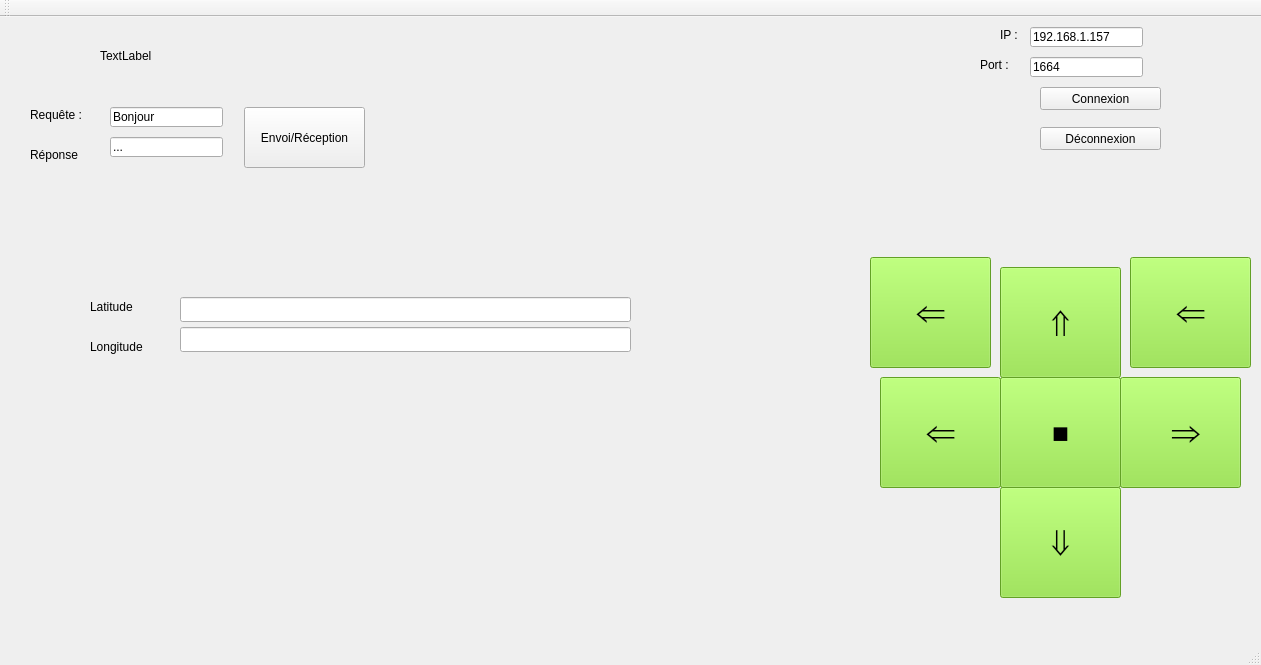
<?xml version="1.0" encoding="UTF-8"?>
<ui version="4.0">
 <class>MainWindow</class>
 <widget class="QMainWindow" name="MainWindow">
  <property name="geometry">
   <rect>
    <x>0</x>
    <y>0</y>
    <width>1261</width>
    <height>665</height>
   </rect>
  </property>
  <property name="windowTitle">
   <string>Client TCP v0.1</string>
  </property>
  <property name="styleSheet">
   <string notr="true"/>
  </property>
  <widget class="QWidget" name="centralWidget">
   <widget class="QLabel" name="label_1">
    <property name="geometry">
     <rect>
      <x>1000</x>
      <y>10</y>
      <width>31</width>
      <height>16</height>
     </rect>
    </property>
    <property name="text">
     <string>IP :</string>
    </property>
   </widget>
   <widget class="QLabel" name="label_2">
    <property name="geometry">
     <rect>
      <x>980</x>
      <y>40</y>
      <width>41</width>
      <height>16</height>
     </rect>
    </property>
    <property name="text">
     <string>Port :</string>
    </property>
   </widget>
   <widget class="QLabel" name="label_3">
    <property name="geometry">
     <rect>
      <x>30</x>
      <y>90</y>
      <width>71</width>
      <height>16</height>
     </rect>
    </property>
    <property name="text">
     <string>Requête :</string>
    </property>
   </widget>
   <widget class="QLineEdit" name="lineEdit_ip">
    <property name="geometry">
     <rect>
      <x>1030</x>
      <y>10</y>
      <width>113</width>
      <height>20</height>
     </rect>
    </property>
    <property name="text">
     <string>192.168.1.157</string>
    </property>
   </widget>
   <widget class="QLineEdit" name="lineEdit_port">
    <property name="geometry">
     <rect>
      <x>1030</x>
      <y>40</y>
      <width>113</width>
      <height>20</height>
     </rect>
    </property>
    <property name="text">
     <string>1664</string>
    </property>
   </widget>
   <widget class="QLineEdit" name="lineEdit_requete">
    <property name="geometry">
     <rect>
      <x>110</x>
      <y>90</y>
      <width>113</width>
      <height>20</height>
     </rect>
    </property>
    <property name="text">
     <string>Bonjour</string>
    </property>
   </widget>
   <widget class="QLabel" name="label_4">
    <property name="geometry">
     <rect>
      <x>30</x>
      <y>130</y>
      <width>51</width>
      <height>16</height>
     </rect>
    </property>
    <property name="text">
     <string>Réponse :</string>
    </property>
   </widget>
   <widget class="QLineEdit" name="lineEdit_reponse">
    <property name="geometry">
     <rect>
      <x>110</x>
      <y>120</y>
      <width>113</width>
      <height>20</height>
     </rect>
    </property>
    <property name="text">
     <string>...</string>
    </property>
   </widget>
   <widget class="QPushButton" name="connexionButton">
    <property name="geometry">
     <rect>
      <x>1040</x>
      <y>70</y>
      <width>121</width>
      <height>23</height>
     </rect>
    </property>
    <property name="text">
     <string>Connexion</string>
    </property>
   </widget>
   <widget class="QPushButton" name="deconnexionButton">
    <property name="geometry">
     <rect>
      <x>1040</x>
      <y>110</y>
      <width>121</width>
      <height>23</height>
     </rect>
    </property>
    <property name="text">
     <string>Déconnexion</string>
    </property>
   </widget>
   <widget class="QPushButton" name="envoiButton">
    <property name="geometry">
     <rect>
      <x>244</x>
      <y>90</y>
      <width>121</width>
      <height>61</height>
     </rect>
    </property>
    <property name="text">
     <string>Envoi/Réception</string>
    </property>
   </widget>
   <widget class="QPushButton" name="Avancer">
    <property name="geometry">
     <rect>
      <x>1000</x>
      <y>250</y>
      <width>121</width>
      <height>111</height>
     </rect>
    </property>
    <property name="font">
     <font>
      <pointsize>30</pointsize>
      <weight>50</weight>
      <italic>false</italic>
      <bold>false</bold>
     </font>
    </property>
    <property name="cursor">
     <cursorShape>OpenHandCursor</cursorShape>
    </property>
    <property name="styleSheet">
     <string notr="true">background-color: rgb(138, 226, 52);</string>
    </property>
    <property name="text">
     <string>⇑</string>
    </property>
    <property name="iconSize">
     <size>
      <width>16</width>
      <height>16</height>
     </size>
    </property>
    <property name="shortcut">
     <string>Z</string>
    </property>
   </widget>
   <widget class="QPushButton" name="Reculer">
    <property name="geometry">
     <rect>
      <x>1000</x>
      <y>470</y>
      <width>121</width>
      <height>111</height>
     </rect>
    </property>
    <property name="font">
     <font>
      <pointsize>30</pointsize>
     </font>
    </property>
    <property name="cursor">
     <cursorShape>OpenHandCursor</cursorShape>
    </property>
    <property name="styleSheet">
     <string notr="true">background-color: rgb(138, 226, 52);</string>
    </property>
    <property name="text">
     <string>⇓</string>
    </property>
    <property name="shortcut">
     <string>S</string>
    </property>
   </widget>
   <widget class="QPushButton" name="Gauche">
    <property name="geometry">
     <rect>
      <x>880</x>
      <y>360</y>
      <width>121</width>
      <height>111</height>
     </rect>
    </property>
    <property name="font">
     <font>
      <pointsize>30</pointsize>
     </font>
    </property>
    <property name="cursor">
     <cursorShape>OpenHandCursor</cursorShape>
    </property>
    <property name="styleSheet">
     <string notr="true">background-color: rgb(138, 226, 52);</string>
    </property>
    <property name="text">
     <string>⇐</string>
    </property>
    <property name="shortcut">
     <string>Q</string>
    </property>
   </widget>
   <widget class="QPushButton" name="Droite">
    <property name="geometry">
     <rect>
      <x>1120</x>
      <y>360</y>
      <width>121</width>
      <height>111</height>
     </rect>
    </property>
    <property name="font">
     <font>
      <pointsize>30</pointsize>
     </font>
    </property>
    <property name="cursor">
     <cursorShape>OpenHandCursor</cursorShape>
    </property>
    <property name="styleSheet">
     <string notr="true">background-color: rgb(138, 226, 52);</string>
    </property>
    <property name="text">
     <string> ⇒</string>
    </property>
    <property name="shortcut">
     <string>D</string>
    </property>
   </widget>
   <widget class="QPushButton" name="Stop">
    <property name="geometry">
     <rect>
      <x>1000</x>
      <y>360</y>
      <width>121</width>
      <height>111</height>
     </rect>
    </property>
    <property name="font">
     <font>
      <pointsize>25</pointsize>
     </font>
    </property>
    <property name="cursor">
     <cursorShape>OpenHandCursor</cursorShape>
    </property>
    <property name="styleSheet">
     <string notr="true">background-color: rgb(138, 226, 52);</string>
    </property>
    <property name="text">
     <string> ⏹ </string>
    </property>
    <property name="shortcut">
     <string>T</string>
    </property>
   </widget>
   <widget class="QLabel" name="label">
    <property name="geometry">
     <rect>
      <x>100</x>
      <y>30</y>
      <width>67</width>
      <height>17</height>
     </rect>
    </property>
    <property name="text">
     <string>TextLabel</string>
    </property>
   </widget>
   <widget class="QLineEdit" name="Latitude">
    <property name="geometry">
     <rect>
      <x>180</x>
      <y>280</y>
      <width>451</width>
      <height>25</height>
     </rect>
    </property>
   </widget>
   <widget class="QLineEdit" name="Longitude">
    <property name="geometry">
     <rect>
      <x>180</x>
      <y>310</y>
      <width>451</width>
      <height>25</height>
     </rect>
    </property>
   </widget>
   <widget class="QLabel" name="label_5">
    <property name="geometry">
     <rect>
      <x>90</x>
      <y>280</y>
      <width>71</width>
      <height>20</height>
     </rect>
    </property>
    <property name="text">
     <string>Latitude</string>
    </property>
   </widget>
   <widget class="QLabel" name="label_6">
    <property name="geometry">
     <rect>
      <x>90</x>
      <y>320</y>
      <width>81</width>
      <height>20</height>
     </rect>
    </property>
    <property name="text">
     <string>Longitude</string>
    </property>
   </widget>
   <widget class="QPushButton" name="Lever">
    <property name="geometry">
     <rect>
      <x>1130</x>
      <y>240</y>
      <width>121</width>
      <height>111</height>
     </rect>
    </property>
    <property name="font">
     <font>
      <pointsize>30</pointsize>
     </font>
    </property>
    <property name="cursor">
     <cursorShape>OpenHandCursor</cursorShape>
    </property>
    <property name="styleSheet">
     <string notr="true">background-color: rgb(138, 226, 52);</string>
    </property>
    <property name="text">
     <string>⇐</string>
    </property>
    <property name="shortcut">
     <string>E</string>
    </property>
   </widget>
   <widget class="QPushButton" name="Descendre">
    <property name="geometry">
     <rect>
      <x>870</x>
      <y>240</y>
      <width>121</width>
      <height>111</height>
     </rect>
    </property>
    <property name="font">
     <font>
      <pointsize>30</pointsize>
     </font>
    </property>
    <property name="cursor">
     <cursorShape>OpenHandCursor</cursorShape>
    </property>
    <property name="styleSheet">
     <string notr="true">background-color: rgb(138, 226, 52);</string>
    </property>
    <property name="text">
     <string>⇐</string>
    </property>
    <property name="shortcut">
     <string>A</string>
    </property>
   </widget>
  </widget>
  <widget class="QMenuBar" name="menuBar">
   <property name="geometry">
    <rect>
     <x>0</x>
     <y>0</y>
     <width>1261</width>
     <height>22</height>
    </rect>
   </property>
  </widget>
  <widget class="QToolBar" name="mainToolBar">
   <attribute name="toolBarArea">
    <enum>TopToolBarArea</enum>
   </attribute>
   <attribute name="toolBarBreak">
    <bool>false</bool>
   </attribute>
  </widget>
  <widget class="QStatusBar" name="statusBar"/>
 </widget>
 <layoutdefault spacing="6" margin="11"/>
 <resources/>
 <connections/>
</ui>
